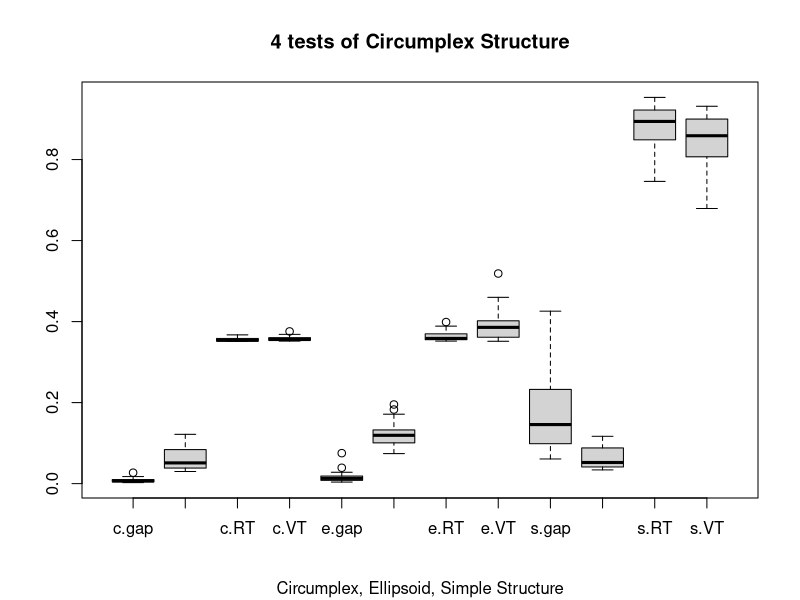
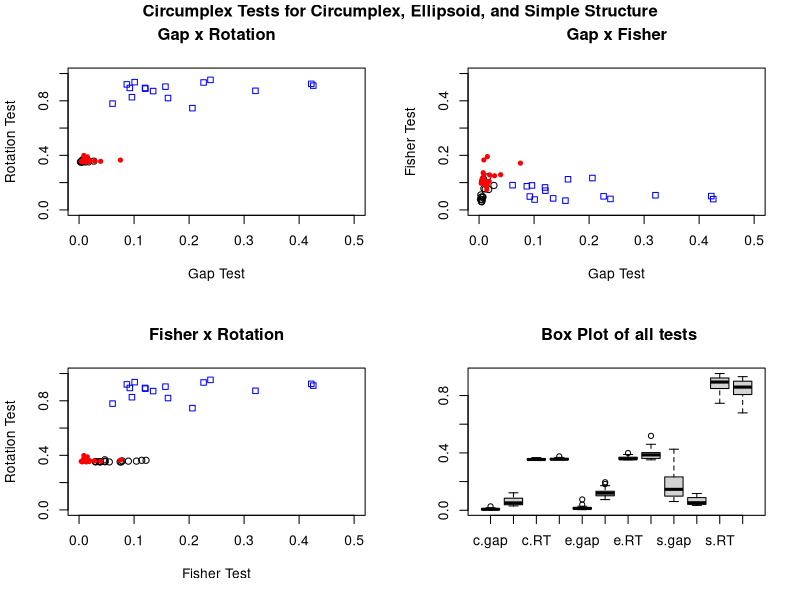

Recreate these plots in R, in order.
library(psych)


### Name: simulation.circ
### Title: Simulations of circumplex and simple structure
### Aliases: simulation.circ circ.simulation simulation.circ circ.sim.plot
### Keywords: multivariate datagen

### ** Examples

#not run
demo <- simulation.circ()
boxplot(demo[3:14])
title("4 tests of Circumplex Structure",sub="Circumplex, Ellipsoid, Simple Structure")
circ.sim.plot(demo[3:14])  #compare these results to real data
